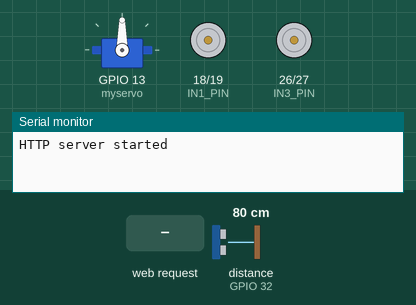
Recording of a sketch running on a simulated ESP32. Parts: servo, motor-driver pin pairs drawn as motors (green arrow = first pin HIGH = forward, orange = second pin HIGH = backward, longer = more drive), the last lines printed to the serial monitor. The test bench sets the inputs (shaded band); at power-on: distance to the obstacle (sensor on GPIO 32) 80 cm. The echo pulse lasts 58.3 µs per cm.

Above: at 1.3 s.
1.4 s: HTTP request GET /led1on received
At 2.4 s:
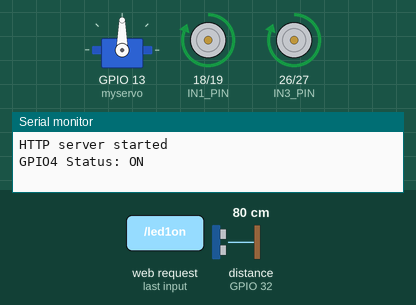
2.9 s: distance to the obstacle (sensor on GPIO 32) set to 34 cm
4.4 s: distance to the obstacle (sensor on GPIO 32) set to 28 cm
At 6.15 s:
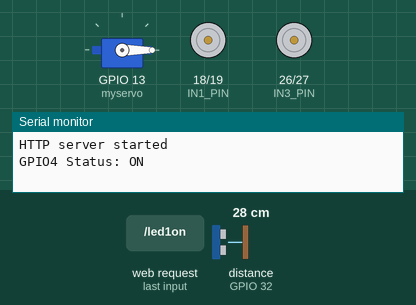
7.4 s: HTTP request GET /backward received
8.9 s: HTTP request GET /forward received
At 10.16 s:
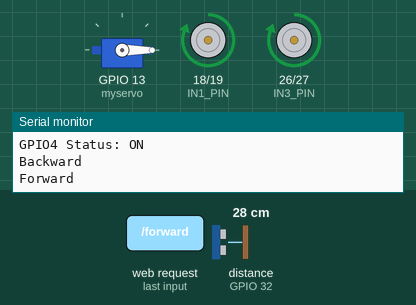
11.9 s: HTTP request GET /right received
At 12.3 s:
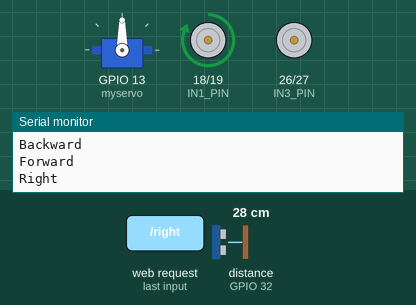
Timing chart, 0 to 14.9 s (numbered marks = the images above; inputs shaded):
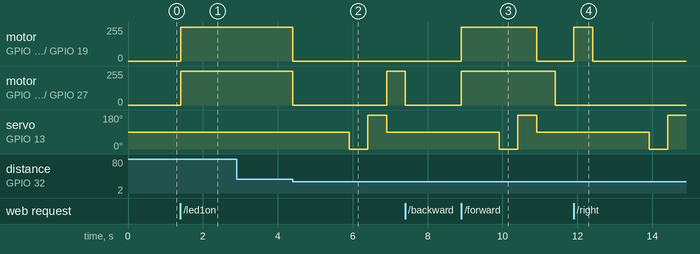

The sketch:

final_project_v7.ino
```cpp
#include <WiFi.h>
#include <WebServer.h>
/* Установите здесь свои SSID и пароль */
const char* ssid = "Car";
const char* password = "01234567";
/* Настройки IP адреса */
IPAddress local_ip(192,168,2,1);
IPAddress gateway(192,168,2,1);
IPAddress subnet(255,255,255,0);
WebServer server(80);
bool Autopilot = LOW;
bool Mechanik = LOW;

#include <Ultrasonic.h>
#include <ESP32Servo.h>

#define IN1_PIN 18
#define IN2_PIN 19
#define IN3_PIN 26
#define IN4_PIN 27

#define trig_pin 33
#define echo_pin 32

Servo myservo;

Ultrasonic ultrasonic(33, 32);

void forward_motors() {
  digitalWrite(IN1_PIN, HIGH);
  digitalWrite(IN2_PIN, LOW);
  digitalWrite(IN3_PIN, HIGH);
  digitalWrite(IN4_PIN, LOW);
}

void backward_motors() {
  digitalWrite(IN1_PIN, LOW);
  digitalWrite(IN2_PIN, HIGH);
  digitalWrite(IN3_PIN, LOW);
  digitalWrite(IN4_PIN, HIGH);
}

void right_motors() {
  digitalWrite(IN1_PIN, HIGH);
  digitalWrite(IN2_PIN, LOW);
  digitalWrite(IN3_PIN, LOW);
  digitalWrite(IN4_PIN, LOW);
}

void left_motors() {
  digitalWrite(IN1_PIN, LOW);
  digitalWrite(IN2_PIN, LOW);
  digitalWrite(IN3_PIN, HIGH);
  digitalWrite(IN4_PIN, LOW);
}

void stop_motors() {
  digitalWrite(IN1_PIN, LOW);
  digitalWrite(IN2_PIN, LOW);
  digitalWrite(IN3_PIN, LOW);
  digitalWrite(IN4_PIN, LOW);
}

void setup() {
  Serial.begin(9600);

  myservo.attach(13);

  pinMode(IN1_PIN, OUTPUT);
  pinMode(IN2_PIN, OUTPUT);
  pinMode(IN3_PIN, OUTPUT);
  pinMode(IN4_PIN, OUTPUT);

  WiFi.softAP(ssid, password);
  WiFi.softAPConfig(local_ip, gateway, subnet);
  delay(100);
  server.on("/", handle_OnConnect);
  server.on("/led1on", handle_led1on);
  server.on("/led1off", handle_led1off);
  server.on("/led2on", handle_led2on);
  server.on("/led2off", handle_led2off);
  server.on("/forward", handle_forward);
  server.on("/backward", handle_backward);
  server.on("/right", handle_right);
  server.on("/left", handle_left);
  server.on("/stop", handle_stop);
  server.onNotFound(handle_NotFound);
  server.begin();
  Serial.println("HTTP server started");
}

void loop() {
  server.handleClient();
}

void handle_led1off() {
  Autopilot = LOW; // установка флага автопилота в выключенное состояние
  stop_motors(); // остановка двигателей
  Serial.println("GPIO4 Status: OFF");
  server.send(200, "text/html", SendHTML(Autopilot,Mechanik)); // отправка ответа клиенту
}

void handle_OnConnect() {
  Autopilot = LOW;
  Mechanik = LOW;
  stop_motors(); // остановка двигателей при подключении к серверу
  Serial.println("GPIO4 Status: OFF | GPIO5 Status: OFF");
  server.send(200, "text/html", SendHTML(Autopilot,Mechanik));
}

void handle_led1on() {
  Autopilot = HIGH; // установка флага автопилота во включенное состояние
  Serial.println("GPIO4 Status: ON");

  // создание нового потока выполнения для работы автопилота
  xTaskCreatePinnedToCore(
    run_autopilot, // функция, которую нужно выполнить в новом потоке
    "Autopilot Task", // имя потока
    10000, // размер стека потока
    NULL, // параметры передаваемые в функцию run_autopilot()
    1, // приоритет потока
    NULL, // переменная для хранения дескриптора потока
    0 // номер ядра процессора, на котором будет выполняться поток
  );

  server.send(200, "text/html", SendHTML(Autopilot,Mechanik)); // отправка ответа клиенту
}


void run_autopilot(void *params) {
  int distance;
  int left_distance;
  int right_distance;

  while (Autopilot == HIGH) { // цикл работы автопилота
    distance = ultrasonic.read(); // чтение данных с датчика расстояния

    if (distance > 30) { // если расстояние до препятствия больше 20 см
      forward_motors(); // продолжаем движение вперед
    } else { // если расстояние до препятствия меньше или равно 20 см
      stop_motors(); // останавливаем двигатели
      delay(1000); // ждем одну секунду

      myservo.write(90); // поворачиваем сервопривод в центральное положение
      delay(500); // ждем полсекунды

      left_distance = ultrasonic.read(); // считываем расстояние до препятствия слева
      myservo.write(0); // поворачиваем сервопривод налево
      delay(500); // ждем полсекунды
      myservo.write(180);
      delay(500);
      right_distance = ultrasonic.read(); // считываем расстояние до препятствия справа
      myservo.write(90); // поворачиваем сервопривод в центральное положение

      if (left_distance >right_distance) { // если расстояние до препятствия слева больше, чем справа
right_motors(); // поворачиваем налево
delay(500); // ждем одну секунду
} else { // если расстояние до препятствия справа больше или равно, чем слева
left_motors(); // поворачиваем направо
delay(500); // ждем одну секунду
}stop_motors(); // останавливаемся перед продолжением движения
delay(1000);
}}

vTaskDelete(NULL); // завершение потока выполнения
}


void handle_led2on() {
  Autopilot = LOW;
  Mechanik = HIGH;
  Serial.println("GPIO5 Status: ON");
  server.send(200, "text/html", SendHTML(Autopilot,true));
}
void handle_led2off() {
  Mechanik = LOW;
  Serial.println("GPIO5 Status: OFF");
  server.send(200, "text/html", SendHTML(Autopilot,false));
}

void handle_forward() {
  forward_motors();
  Serial.println("Forward");
  server.send(200, "text/html", SendHTML(Autopilot,Mechanik));
}

void handle_backward() {
  backward_motors();
  Serial.println("Backward");
  server.send(200, "text/html", SendHTML(Autopilot,Mechanik));
}

void handle_right() {
  right_motors();
  Serial.println("Right");
  server.send(200, "text/html", SendHTML(Autopilot,Mechanik));
}

void handle_left() {
  left_motors();
  Serial.println("Left");
  server.send(200, "text/html", SendHTML(Autopilot,Mechanik));
}

void handle_stop() {
stop_motors();
Serial.println("Stop");
server.send(200, "text/html", SendHTML(Autopilot,Mechanik));
}

void handle_NotFound(){
server.send(404, "text/plain", "Not found");
}

String SendHTML(uint8_t led1stat,uint8_t led2stat){
  String ptr = "<!DOCTYPE html> <html>\n";
  ptr +="<meta http-equiv=\"Content-type\" content=\"text/html; charset=utf-8\"><head><meta name=\"viewport\" content=\"width=device-width, initial-scale=1.0, user-scalable=no\">\n";
  ptr +="<title>Управление светодиодами</title>\n";
  ptr +="<style>html { font-family: Helvetica; display: inline-block; margin: 0px auto; text-align: center; background-color: #212529; color: #ffffff;}\n";
  ptr +="body{margin-top: 50px;} h1 {color: #f8f9fa;margin: 50px auto 30px;} h3 {color: #dee2e6;margin-bottom: 50px;}\n";
  ptr +=".button {display: block;width: 80px;background-color: #007bff;border: none;color: white;padding: 13px 30px;text-decoration: none;font-size: 25px;margin: 0px auto 35px;cursor: pointer;border-radius: 4px;}\n";
  ptr +=".button-on {background-color: #28a745;}\n";
  ptr +=".button-on:active {background-color: #218838;}\n";
  ptr +=".button-off {background-color: #dc3545;}\n";
  ptr +=".button-off:active {background-color: #c82333;}\n";
  ptr +=".button-stop {display: block;width: 80px;height: 80px;background-color: #dc3545;border: none;color: white;padding: 13px;text-decoration: none;font-size: 25px;margin: 0px auto 35px;cursor: pointer;border-radius: 40px;}\n";
  ptr +=".button-stop:hover {background-color: #c82333;}\n";
  ptr +="p {font-size: 14px;color: #dee2e6;margin-bottom: 10px;}\n";
  ptr +="</style>\n";
  ptr +="</head>\n";
  ptr +="<body>\n";

  if(led1stat) {
    ptr +="<p>Автопилот: ВКЛ.</p><a class=\"button button-off\" href=\"/led1off\">ВЫКЛ.</a>\n";
  } else {
    ptr +="<p>Автопилот: ВЫКЛ.</p><a class=\"button button-on\" href=\"/led1on\">ВКЛ.</a>\n";
  }
  if(led2stat) {
    ptr +="<p>Ручное управление: ВКЛ.</p><a class=\"button button-off\" href=\"/led2off\">ВЫКЛ.</a>\n";
  } else {
    ptr +="<p>Ручное управление: ВЫКЛ.</p><a class=\"button button-on\" href=\"/led2on\">ВКЛ.</a>\n";
  }

  // New buttons for directions and stop
  ptr +="<div style=\"display:flex; justify-content:center; margin-top:50px\">";
  ptr +="<a class=\"button button-on\" href=\"/forward\">Вперед</a>\n";
  ptr +="</div>";
  ptr +="<div style=\"display:flex; justify-content:center; margin-top:20px\">";
  ptr +="<a class=\"button button-on\" href=\"/left\">Влево</a>\n";
  ptr +="<a class=\"button button-stop\" href=\"/stop\" style=\"margin-left:20px\">Стоп</a>\n";
  ptr +="<a class=\"button button-on\" href=\"/right\" style=\"margin-left:20px\">Вправо</a>\n";
  ptr +="</div>";
  ptr +="<div style=\"display:flex; justify-content:center; margin-top:20px\">";
  ptr +="<a class=\"button button-on\" href=\"/backward\">Назад</a>\n";
  ptr +="</div>";

  ptr +="</body>\n";
  ptr +="</html>\n";
  return ptr;
}
```

Measured:
- the behaviour switches between 31 and 30 cm on distance to the obstacle (sensor on GPIO 32) (found by bisection; images 1 and 2)
- after the input at 1.4 s, motor on GPIO 18 (IN1_PIN) / GPIO 19 (IN2_PIN), motor on GPIO 26 (IN3_PIN) / GPIO 27 (IN4_PIN): stopped → forward 255/255 at once
- after the input at 2.9 s, every drawn part: stays the same
- after the input at 4.4 s, motor on GPIO 18 (IN1_PIN) / GPIO 19 (IN2_PIN): forward 255/255 → stopped at once; motor on GPIO 26 (IN3_PIN) / GPIO 27 (IN4_PIN): forward 255/255 → stopped at once, → forward 255/255 2.5 s later; servo on GPIO 13 (myservo): 90° → 0° after 1.5 s, → 180° 0.50 s later, → 90° 0.50 s later
- after the input at 8.9 s, motor on GPIO 18 (IN1_PIN) / GPIO 19 (IN2_PIN): stopped → forward 255/255 at once, → stopped 2.0 s later
- after the input at 11.9 s, motor on GPIO 18 (IN1_PIN) / GPIO 19 (IN2_PIN): stopped → forward 255/255 at once, → stopped 0.52 s later
